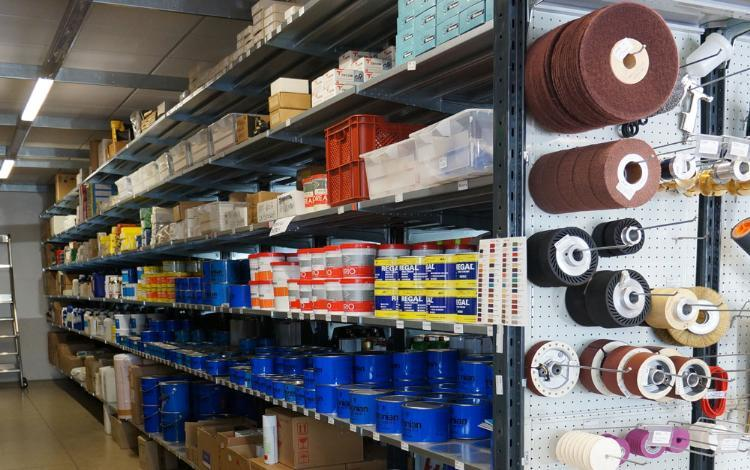
#> input picture BenvegnuSrl-Sito/assets/originali/home-slider-benvegnu-articoli-per-calzature-e-pelletterie-vigonovo-venezia-32-47.jpg, 750 x 470 px, given in place of logo-gardens-pav-358x75.png, which was not available
$ python prepara_immagini.py ../../BenvegnuSrl-Sito/assets/originali/home-slider-benvegnu-articoli-per-calzature-e-pelletterie-vigonovo-venezia-32-47.jpg
#> lines starting #> are read from the running program, lines starting #| are printed output that depends on the picture; pictures that were not available may be replaced by others from this repository, and a replacement may not be noted
# -*- coding: utf-8 -*-
"""
Prepara le immagini del sito Gardens Pav in assets/web/ a partire da assets/originali/ (file scaricati dal sito attuale:
si leggono solo con PIL, lanciare con python3 -I).

Regole (specifica del 13 ottobre, paragrafo 15):
- mai più grandi dell'originale: ogni immagine viene solo ritagliata e ridotta, mai ingrandita;
- jpg qualità 82-85, progressivo; il logo resta il PNG originale 358 x 75 (non serve una versione monocroma: piede chiaro);
- render e disegni che stanno su una scheda #F2F1EE: ritaglio sul pezzo, proporzione 3:2, il bianco del fondo portato al
  grigio della scheda moltiplicando i pixel (si fa qui, non con mix-blend-mode nel CSS);
- foto di cantiere: ritaglio 4:3 (o il rapporto della cornice) attorno a un fuoco, alla larghezza che serve.

Le immagini della home riproducono quelle del prototipo finale (_prova/home-finale/img, stesse sorgenti e stessi ritagli).
Scrive _sorgente/immagini.json: per ogni file la sorgente, la misura nativa, la misura in uscita e dove si usa.

Uso:  python3 -I prepara_immagini.py            scrive o aggiorna i file dell'elenco
      python3 -I prepara_immagini.py --pulisci  in più toglie da assets/web i file che non sono nell'elenco
"""
import json
import os
import shutil
import sys

from PIL import Image, ImageChops

QUI = os.path.dirname(os.path.abspath(__file__))
ASSET = os.path.join(os.path.dirname(QUI), 'assets')
ORIG = os.path.join(ASSET, 'originali')
WEB = os.path.join(ASSET, 'web')
SCHEDA = (0xF2, 0xF1, 0xEE)        # --gpv-scheda
registro = {}


def _salva(im, nome, q):
    im.save(os.path.join(WEB, nome), 'JPEG', quality=q, optimize=True, progressive=True)


def _nota(nome, sorgente, uscita, uso):
#> called with nome = 'logo-gardens-pav.png', sorgente = 'logo-gardens-pav-358x75.png', uscita = (358, 75)
    registro[nome] = {'da': sorgente, 'nativa': list(Image.open(os.path.join(ORIG, sorgente)).size),
                      'uscita': list(uscita), 'uso': uso}


def _bbox_non_bianco(im, soglia=238):
    return im.convert('L').point(lambda v: 255 if v < soglia else 0).getbbox()


def scheda(nome, sorgente, uso, rapporto=1.5, margine=0.07, maxw=640, riquadro=None):
    """Render o disegno per una scheda: ritaglio sul pezzo con un margine d'aria, tela 3:2 bianca, tinta #F2F1EE."""
#> called with nome = 'scheda-pista-self.jpg', sorgente = 'schema-pista-self-450-500-esploso.jpg', rapporto = 1.5, margine = 0.03, maxw = 640, riquadro = (0, 0, 610, 330)
    im = Image.open(os.path.join(ORIG, sorgente)).convert('RGB')
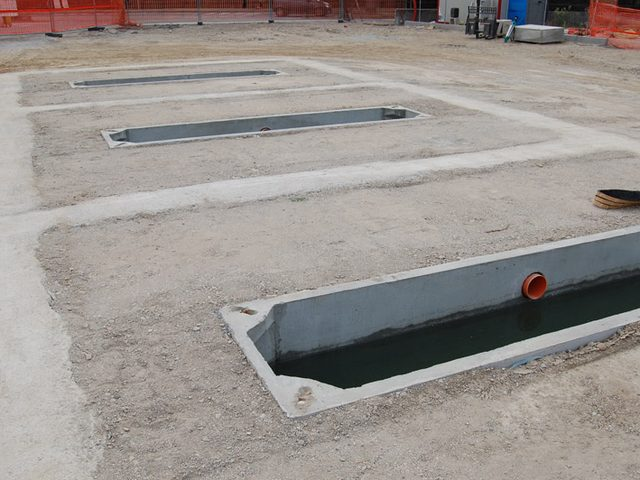
#> input picture GardensPav-Sito/assets/web/posa-2-vasca.jpg, 640 x 480 px, given in place of schema-pista-self-450-500-esploso.jpg, which was not available
#> im is the input picture: PIL image 640x480 RGB; mean R, G, B 153.7, 147.6, 143.3
    if riquadro:
        im = im.crop(riquadro)
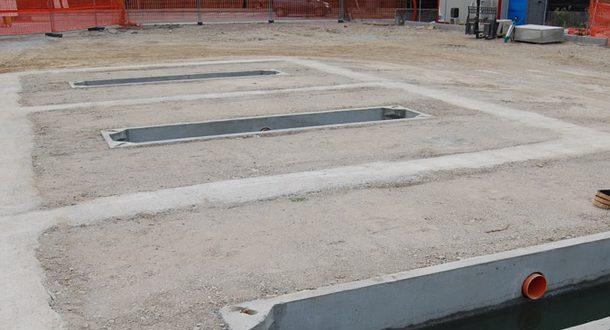
#> im: PIL image 610x330 RGB; mean R, G, B 156.1, 149.6, 145.7
    x0, y0, x1, y1 = _bbox_non_bianco(im)
#> x0 = 0; y0 = 0; x1 = 610; y1 = 330
    w, h = x1 - x0, y1 - y0
#> w = 610; h = 330
    m = int(max(w, h) * margine)
#> m = 18
    x0, y0, x1, y1 = x0 - m, y0 - m, x1 + m, y1 + m
#> x0 = -18; y0 = -18; x1 = 628; y1 = 348
    w, h = x1 - x0, y1 - y0
#> w = 646; h = 366
    if w / h < rapporto:                       # allarga il lato corto con il bianco del fondo
        nw = int(h * rapporto); x0 -= (nw - w) // 2; x1 = x0 + nw
    else:
        nh = int(w / rapporto); y0 -= (nh - h) // 2; y1 = y0 + nh
#> after `nh = int(w / rapporto)`: nh = 430
#> after `y0 -= (nh - h) // 2`: y0 = -50
#> after `y1 = y0 + nh`: y1 = 380
    tela = Image.new('RGB', (x1 - x0, y1 - y0), (255, 255, 255))
#> tela: PIL image 646x430 RGB; every value is 255
    tela.paste(im, (-x0, -y0))
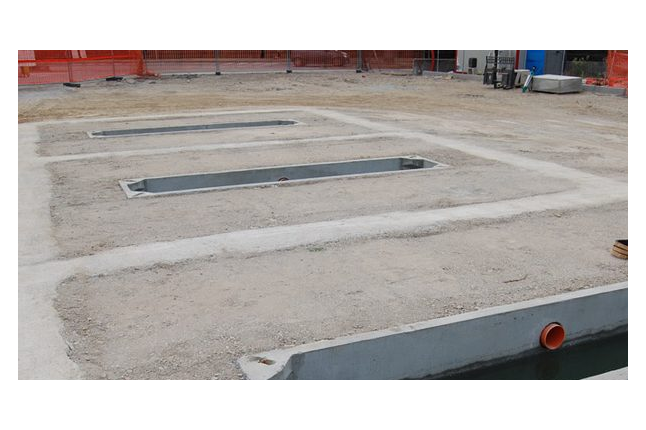
#> tela: PIL image 646x430 RGB; mean R, G, B 183.3, 178.6, 175.8
    tela = ImageChops.multiply(tela, Image.new('RGB', tela.size, SCHEDA))
    if tela.width > maxw:
        tela = tela.resize((maxw, round(maxw * tela.height / tela.width)), Image.LANCZOS)
#> tela: PIL image 640x426 RGB
    _salva(tela, nome, 84)
    _nota(nome, sorgente, tela.size, uso)


def foto(nome, sorgente, uso, larghezza, rapporto=None, cx=0.5, cy=0.5, riquadro=None, q=82):
    """Foto o render a fondo bianco: riquadro fisso oppure ritaglio al rapporto voluto attorno al fuoco (cx, cy)."""
    im = Image.open(os.path.join(ORIG, sorgente)).convert('RGB')
    if riquadro:
        im = im.crop(riquadro)
    if rapporto:
        W, H = im.size
        w, h = (int(H * rapporto), H) if W / H > rapporto else (W, int(W / rapporto))
        x = int(min(max(cx * W - w / 2, 0), W - w))
        y = int(min(max(cy * H - h / 2, 0), H - h))
        im = im.crop((x, y, x + w, y + h))
    if im.width > larghezza:                   # mai oltre la misura nativa
        im = im.resize((larghezza, round(larghezza * im.height / im.width)), Image.LANCZOS)
    _salva(im, nome, q)
    _nota(nome, sorgente, im.size, uso)


# --------------------------------------------------------------------------------------------- elenco
def globali():
    shutil.copyfile(os.path.join(ORIG, 'logo-gardens-pav-358x75.png'), os.path.join(WEB, 'logo-gardens-pav.png'))
    _nota('logo-gardens-pav.png', 'logo-gardens-pav-358x75.png', (358, 75), 'testata 172 x 36 (136 a mobile), piede 172')


def home():
    s = 'home, scheda di famiglia 268 px a 1440 (231 a 1024, 116 sotto 900)'
    scheda('scheda-pista-self.jpg', 'schema-pista-self-450-500-esploso.jpg', s, margine=0.03, riquadro=(0, 0, 610, 330))
    scheda('scheda-portali.jpg', 'schema-portale-mod5-assonometria.jpg', s, margine=0.02)
#> call 2 of scheda, with nome = 'scheda-portali.jpg', sorgente = 'schema-portale-mod5-assonometria.jpg', rapporto = 1.5, margine = 0.02, maxw = 640
#> in scheda (call 2), `x0, y0, x1, y1 = _bbox_non_bianco(im)`: x0 = 0; x1 = 640; y1 = 480
#> in scheda (call 2), `w, h = x1 - x0, y1 - y0`: w = 640; h = 480
#> in scheda (call 2), `m = int(max(w, h) * margine)`: m = 12
#> in scheda (call 2), `x0, y0, x1, y1 = x0 - m, y0 - m, x1 + m, y1 + m`: x0 = -12; x1 = 652; y1 = 492
#> in scheda (call 2), `w, h = x1 - x0, y1 - y0`: w = 664; h = 504
#> in scheda (call 2), `nw = int(h * rapporto)`: nw = 756
#> in scheda (call 2), `x0 -= (nw - w) // 2`: x0 = -58
#> in scheda (call 2), `x1 = x0 + nw`: x1 = 698
#> in scheda (call 2), `tela = Image.new('RGB', (x1 - x0, y1 - y0), (255, 255, 255))`: tela: PIL image 756x504 RGB; every value is 255
#> in scheda (call 2), `tela.paste(im, (-x0, -y0))`:
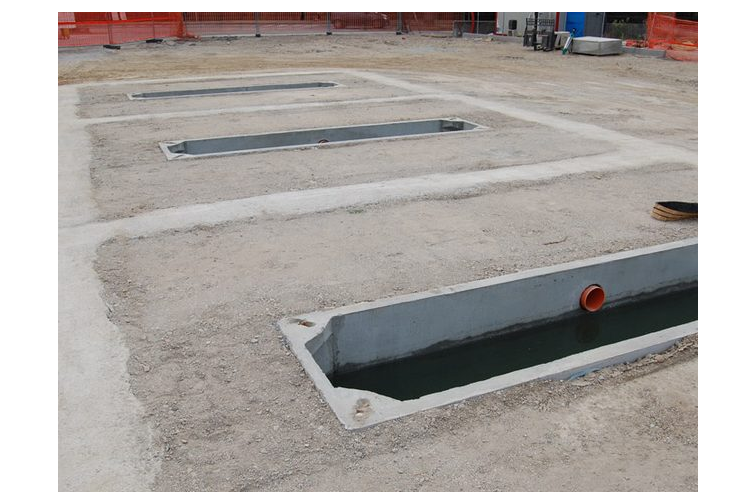
#> tela: PIL image 756x504 RGB; mean R, G, B 173.3, 168.4, 164.9
#> in scheda (call 2), `tela = tela.resize((maxw, round(maxw * tela.height / tela.width)), Ima..`:
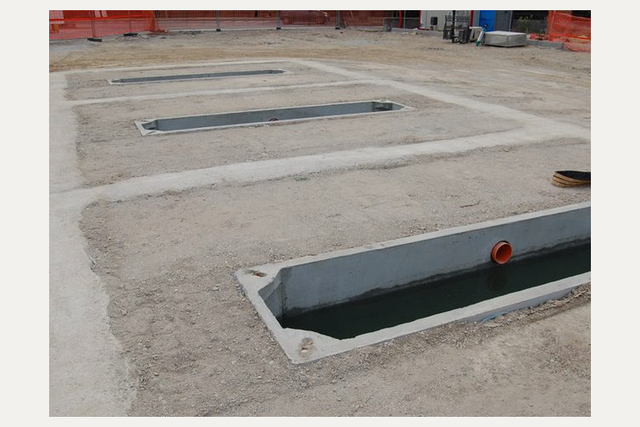
#> tela: PIL image 640x427 RGB; mean R, G, B 164.1, 158.7, 153.5
    scheda('scheda-isola.jpg', 'render-isola-aspirazione-tipo-1.jpg', s)
    scheda('scheda-colori.jpg', 'schema-piattaforma-colorata-rosso.jpg', s, margine=0.04)
    scheda('scheda-rettangolari.jpg', 'render-vasca-rettangolare-550-proiezione.jpg', s)
    scheda('scheda-circolari.jpg', 'render-vasca-circolare-ombra.jpg', s, margine=0.10)
    scheda('scheda-prima-pioggia.jpg', 'render-impianto-prima-pioggia-proiezione.jpg', s, margine=0.03)
    scheda('scheda-dissabbiatore.jpg', 'render-dissabbiatore-frontale.jpg', s)
    scheda('scheda-separatore-oli.jpg', 'render-separatore-oli-ombra.jpg', s)
    scheda('scheda-separatore-grassi.jpg', 'render-separatore-grassi-ombra.jpg', s, margine=0.10)
    scheda('scheda-imhoff.jpg', 'render-vasca-imhoff-ombra.jpg', s)
    scheda('scheda-biologici.jpg', 'render-depuratore-biologico-frontale.jpg', s)

    c = 'home, In consegna e in cantiere, 308 x 231 a 1440'
    foto('consegna-autogru.jpg', 'foto-trasporto-vasca-autogru-cielo.jpg', c, 1000, 4 / 3, cx=0.45, q=84)
    foto('consegna-calata.jpg', 'foto-trasporto-vasche-autoarticolato.jpg', c, 720, 4 / 3, q=84)
    foto('consegna-lunga.jpg', 'foto-vasca-rettangolare-lunga-e-pozzetto-cantiere.jpg', c, 720, 4 / 3, q=84)
    foto('consegna-batteria.jpg', 'foto-vasche-rettangolari-batteria-cantiere.jpg', c, 720, 4 / 3, q=84)

    foto('prima-pioggia-percorso.jpg', 'render-impianto-prima-pioggia-frontale.jpg',
         'home, prima pioggia, 1040 x 436 a 1440', 1360, riquadro=(140, 80, 1500, 650))
    foto('pista-portale.jpg', 'foto-piattaforme-slide-2.jpg', 'home, misure e posa, 821 x 616 a 1440', 1232)

    f = 'home, posa in quattro fasi, 308 x 231 a 1440'
    foto('posa-1-tracciatura.jpg', 'realizzazione-san-giovanni-persiceto-bo-02-controllo-dimensioni-e-quote.jpg', f, 640, 4 / 3)
    foto('posa-2-vasca.jpg', 'realizzazione-abano-terme-pd-01-piano-di-posa-self.jpg', f, 640, 4 / 3)
    foto('posa-3-cordoli.jpg', 'realizzazione-biella-02-piano-di-posa-self.jpg', f, 640, 4 / 3)
    foto('posa-4-pannelli.jpg', 'realizzazione-grugliasco-to-01-posa-pista-self-mod-450.jpg', f, 640, 4 / 3)

    foto('avetrana-posa.jpg', 'realizzazione-avetrana-ta-carrozzo-06-posa-griglie-e-supporti.jpg',
         'home, cantieri per regione, 719 x 539 a 1440', 1200, 4 / 3, cx=0.62, q=84)
    foto('vasche-circolari-piazzale.jpg', 'foto-vasche-circolari-piazzale-panoramica.jpg',
         'home, contatto, 612 x 459 a 1440', 1280, 4 / 3, q=84)


# copertine dei cantieri: 4:3 attorno al fuoco, fino a 800 px (308 x 231 nel mosaico della home e nelle schede delle
# Realizzazioni: 2,6x su retina); dove la copertina del sito è debole si usa un'altra foto dello stesso cantiere
COPERTINE_DIVERSE = {'san-marino': 'realizzazione-san-marino-rossi-service-07.jpg'}
FUOCO_Y = {'rubano': 0.56}


def cantieri():
    for c in json.load(open(os.path.join(QUI, 'dati', 'cantieri.json'), encoding='utf-8')):
        foto(f'cantiere-{c["id"]}.jpg', COPERTINE_DIVERSE.get(c['id'], c['copertina']),
             'copertina del cantiere, 308 x 231 a 1440 (home e Realizzazioni)', 800, 4 / 3, cy=FUOCO_Y.get(c['id'], 0.5))


def main():
    os.makedirs(WEB, exist_ok=True)
    globali()
    home()
    cantieri()
    with open(os.path.join(QUI, 'immagini.json'), 'w', encoding='utf-8') as f:
        json.dump(registro, f, indent=1, ensure_ascii=False)
    for nome, v in registro.items():
        assert v['uscita'][0] <= v['nativa'][0] and v['uscita'][1] <= v['nativa'][1], f'{nome} ingrandita'
    altri = sorted(set(os.listdir(WEB)) - set(registro))
    if '--pulisci' in sys.argv:
        for nome in altri:
            os.remove(os.path.join(WEB, nome))
        print(len(altri), 'file vecchi tolti da assets/web')
    elif altri:
        print(len(altri), 'file in assets/web non prodotti da questo script (con --pulisci si tolgono)')
    print(len(registro), 'immagini scritte in', WEB)


if __name__ == '__main__':
#> (the run stopped early here; a loop or call above may not have finished)
